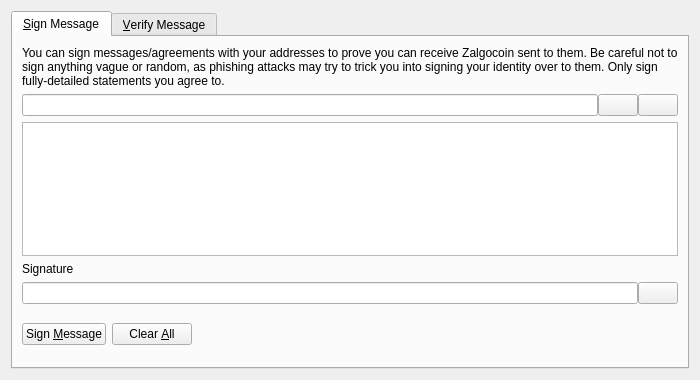
<?xml version="1.0" encoding="UTF-8"?>
<ui version="4.0">
 <class>SignVerifyMessageDialog</class>
 <widget class="QDialog" name="SignVerifyMessageDialog">
  <property name="geometry">
   <rect>
    <x>0</x>
    <y>0</y>
    <width>700</width>
    <height>380</height>
   </rect>
  </property>
  <property name="windowTitle">
   <string>Signatures - Sign / Verify a Message</string>
  </property>
  <property name="modal">
   <bool>true</bool>
  </property>
  <layout class="QVBoxLayout" name="verticalLayout">
   <item>
    <widget class="QTabWidget" name="tabWidget">
     <property name="currentIndex">
      <number>0</number>
     </property>
     <widget class="QWidget" name="tabSignMessage">
      <attribute name="title">
       <string>&amp;Sign Message</string>
      </attribute>
      <layout class="QVBoxLayout" name="verticalLayout_SM">
       <item>
        <widget class="QLabel" name="infoLabel_SM">
         <property name="text">
          <string>You can sign messages/agreements with your addresses to prove you can receive Zalgocoin sent to them. Be careful not to sign anything vague or random, as phishing attacks may try to trick you into signing your identity over to them. Only sign fully-detailed statements you agree to.</string>
         </property>
         <property name="textFormat">
          <enum>Qt::PlainText</enum>
         </property>
         <property name="wordWrap">
          <bool>true</bool>
         </property>
        </widget>
       </item>
       <item>
        <layout class="QHBoxLayout" name="horizontalLayout_1_SM">
         <property name="spacing">
          <number>0</number>
         </property>
         <item>
          <widget class="QValidatedLineEdit" name="addressIn_SM">
           <property name="toolTip">
            <string>The Zalgocoin address to sign the message with</string>
           </property>
          </widget>
         </item>
         <item>
          <widget class="QPushButton" name="addressBookButton_SM">
           <property name="toolTip">
            <string>Choose previously used address</string>
           </property>
           <property name="text">
            <string/>
           </property>
           <property name="shortcut">
            <string>Alt+A</string>
           </property>
           <property name="autoDefault">
            <bool>false</bool>
           </property>
          </widget>
         </item>
         <item>
          <widget class="QPushButton" name="pasteButton_SM">
           <property name="toolTip">
            <string>Paste address from clipboard</string>
           </property>
           <property name="text">
            <string/>
           </property>
           <property name="shortcut">
            <string>Alt+P</string>
           </property>
           <property name="autoDefault">
            <bool>false</bool>
           </property>
          </widget>
         </item>
        </layout>
       </item>
       <item>
        <widget class="QPlainTextEdit" name="messageIn_SM">
         <property name="toolTip">
          <string>Enter the message you want to sign here</string>
         </property>
        </widget>
       </item>
       <item>
        <widget class="QLabel" name="signatureLabel_SM">
         <property name="text">
          <string>Signature</string>
         </property>
         <property name="textFormat">
          <enum>Qt::PlainText</enum>
         </property>
        </widget>
       </item>
       <item>
        <layout class="QHBoxLayout" name="horizontalLayout_2_SM">
         <property name="spacing">
          <number>0</number>
         </property>
         <item>
          <widget class="QLineEdit" name="signatureOut_SM">
           <property name="font">
            <font>
             <italic>true</italic>
            </font>
           </property>
           <property name="readOnly">
            <bool>true</bool>
           </property>
          </widget>
         </item>
         <item>
          <widget class="QPushButton" name="copySignatureButton_SM">
           <property name="toolTip">
            <string>Copy the current signature to the system clipboard</string>
           </property>
           <property name="text">
            <string/>
           </property>
           <property name="autoDefault">
            <bool>false</bool>
           </property>
          </widget>
         </item>
        </layout>
       </item>
       <item>
        <layout class="QHBoxLayout" name="horizontalLayout_3_SM">
         <item>
          <widget class="QPushButton" name="signMessageButton_SM">
           <property name="toolTip">
            <string>Sign the message to prove you own this Zalgocoin address</string>
           </property>
           <property name="text">
            <string>Sign &amp;Message</string>
           </property>
           <property name="autoDefault">
            <bool>false</bool>
           </property>
          </widget>
         </item>
         <item>
          <widget class="QPushButton" name="clearButton_SM">
           <property name="toolTip">
            <string>Reset all sign message fields</string>
           </property>
           <property name="text">
            <string>Clear &amp;All</string>
           </property>
           <property name="autoDefault">
            <bool>false</bool>
           </property>
          </widget>
         </item>
         <item>
          <spacer name="horizontalSpacer_1_SM">
           <property name="orientation">
            <enum>Qt::Horizontal</enum>
           </property>
           <property name="sizeHint" stdset="0">
            <size>
             <width>40</width>
             <height>48</height>
            </size>
           </property>
          </spacer>
         </item>
         <item>
          <widget class="QLabel" name="statusLabel_SM">
           <property name="font">
            <font>
             <weight>75</weight>
             <bold>true</bold>
            </font>
           </property>
           <property name="text">
            <string/>
           </property>
           <property name="wordWrap">
            <bool>true</bool>
           </property>
          </widget>
         </item>
         <item>
          <spacer name="horizontalSpacer_2_SM">
           <property name="orientation">
            <enum>Qt::Horizontal</enum>
           </property>
           <property name="sizeHint" stdset="0">
            <size>
             <width>40</width>
             <height>48</height>
            </size>
           </property>
          </spacer>
         </item>
        </layout>
       </item>
      </layout>
     </widget>
     <widget class="QWidget" name="tabVerifyMessage">
      <attribute name="title">
       <string>&amp;Verify Message</string>
      </attribute>
      <layout class="QVBoxLayout" name="verticalLayout_VM">
       <item>
        <widget class="QLabel" name="infoLabel_VM">
         <property name="text">
          <string>Enter the receiver's address, message (ensure you copy line breaks, spaces, tabs, etc. exactly) and signature below to verify the message. Be careful not to read more into the signature than what is in the signed message itself, to avoid being tricked by a man-in-the-middle attack. Note that this only proves the signing party receives with the address, it cannot prove sendership of any transaction!</string>
         </property>
         <property name="textFormat">
          <enum>Qt::PlainText</enum>
         </property>
         <property name="alignment">
          <set>Qt::AlignLeading|Qt::AlignLeft|Qt::AlignTop</set>
         </property>
         <property name="wordWrap">
          <bool>true</bool>
         </property>
        </widget>
       </item>
       <item>
        <layout class="QHBoxLayout" name="horizontalLayout_1_VM">
         <property name="spacing">
          <number>0</number>
         </property>
         <item>
          <widget class="QValidatedLineEdit" name="addressIn_VM">
           <property name="toolTip">
            <string>The Zalgocoin address the message was signed with</string>
           </property>
          </widget>
         </item>
         <item>
          <widget class="QPushButton" name="addressBookButton_VM">
           <property name="toolTip">
            <string>Choose previously used address</string>
           </property>
           <property name="text">
            <string/>
           </property>
           <property name="shortcut">
            <string>Alt+A</string>
           </property>
           <property name="autoDefault">
            <bool>false</bool>
           </property>
          </widget>
         </item>
        </layout>
       </item>
       <item>
        <widget class="QPlainTextEdit" name="messageIn_VM"/>
       </item>
       <item>
        <widget class="QValidatedLineEdit" name="signatureIn_VM"/>
       </item>
       <item>
        <layout class="QHBoxLayout" name="horizontalLayout_2_VM">
         <item>
          <widget class="QPushButton" name="verifyMessageButton_VM">
           <property name="toolTip">
            <string>Verify the message to ensure it was signed with the specified Zalgocoin address</string>
           </property>
           <property name="text">
            <string>Verify &amp;Message</string>
           </property>
           <property name="autoDefault">
            <bool>false</bool>
           </property>
          </widget>
         </item>
         <item>
          <widget class="QPushButton" name="clearButton_VM">
           <property name="toolTip">
            <string>Reset all verify message fields</string>
           </property>
           <property name="text">
            <string>Clear &amp;All</string>
           </property>
           <property name="autoDefault">
            <bool>false</bool>
           </property>
          </widget>
         </item>
         <item>
          <spacer name="horizontalSpacer_1_VM">
           <property name="orientation">
            <enum>Qt::Horizontal</enum>
           </property>
           <property name="sizeHint" stdset="0">
            <size>
             <width>40</width>
             <height>48</height>
            </size>
           </property>
          </spacer>
         </item>
         <item>
          <widget class="QLabel" name="statusLabel_VM">
           <property name="font">
            <font>
             <weight>75</weight>
             <bold>true</bold>
            </font>
           </property>
           <property name="text">
            <string/>
           </property>
           <property name="wordWrap">
            <bool>true</bool>
           </property>
          </widget>
         </item>
         <item>
          <spacer name="horizontalSpacer_2_VM">
           <property name="orientation">
            <enum>Qt::Horizontal</enum>
           </property>
           <property name="sizeHint" stdset="0">
            <size>
             <width>40</width>
             <height>48</height>
            </size>
           </property>
          </spacer>
         </item>
        </layout>
       </item>
      </layout>
     </widget>
    </widget>
   </item>
  </layout>
 </widget>
 <customwidgets>
  <customwidget>
   <class>QValidatedLineEdit</class>
   <extends>QLineEdit</extends>
   <header>qvalidatedlineedit.h</header>
  </customwidget>
 </customwidgets>
 <resources>
  <include location="../zalgocoin.qrc"/>
 </resources>
 <connections/>
</ui>
